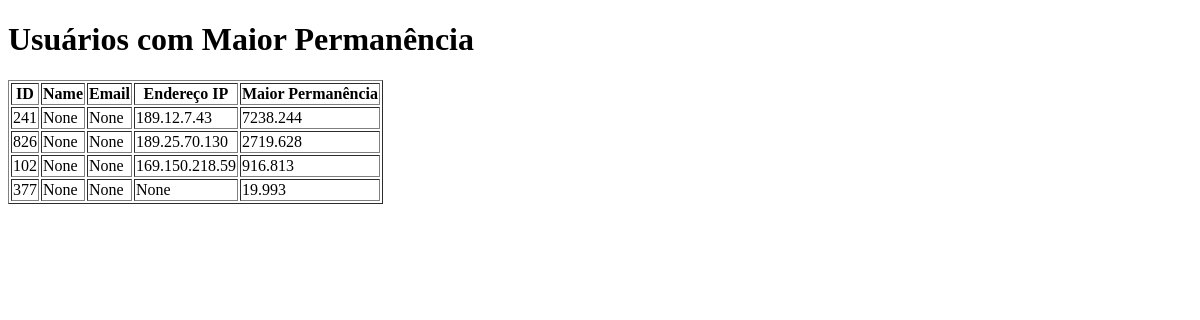
The page /usuarios-mais-tempo on the database as committed earlier.
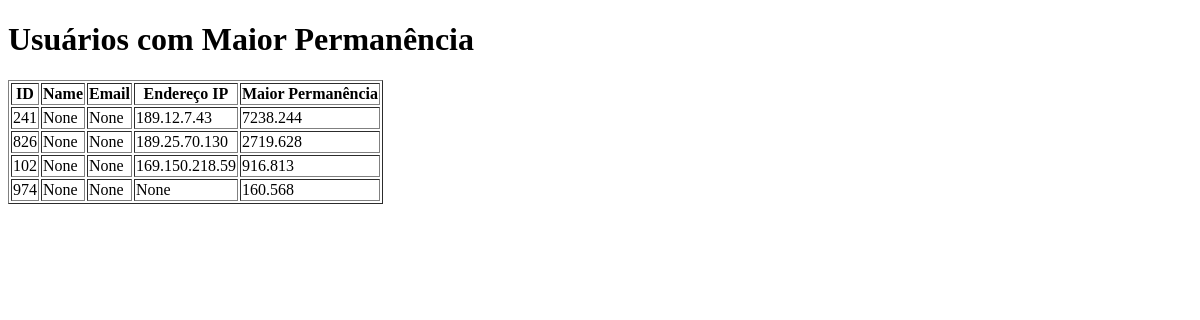
The same page on the database as committed later.
### tables this page shows
CREATE TABLE registros (
            id INTEGER PRIMARY KEY AUTOINCREMENT,
            name TEXT,
            email TEXT,
            password TEXT,
            latitude TEXT,
            longitude TEXT,
            enderecoIP TEXT,
            startTime TEXT,
            navegador TEXT,
            versaoNavegador TEXT,
            sistemaOperacional TEXT,
            tipoDispositivo TEXT,
            referenciaOrigem TEXT,
            idiomaPreferido TEXT,
            tempoPermanencia REAL
        );

### app.py (the view)
@app.route('/usuarios-mais-tempo', methods=['GET'])
def usuarios_mais_tempo():
    conn = sqlite3.connect(os.path.join(basedir, 'dados.db'))
    cursor = conn.cursor()
    query = '''
        SELECT id, name, email, enderecoIP, MAX(tempoPermanencia)
        FROM registros
        GROUP BY enderecoIP
        ORDER BY MAX(tempoPermanencia) DESC
    '''
    cursor.execute(query)
    usuarios = cursor.fetchall()
    conn.close()
    return render_template('usuarios_mais_tempo.html', usuarios=usuarios)

### templates/usuarios_mais_tempo.html (shortened to what this page needs)
<!DOCTYPE html>
<html>
<head>
</head>
<body>
    <h1>Usuários com Maior Permanência</h1>
    <table border="1">
        <tr>
            <th>ID</th>
            <th>Name</th>
            <th>Email</th>
            <th>Endereço IP</th>
            <th>Maior Permanência</th>
        </tr>
        {% for usuario in usuarios %}
            <tr>
                <td>{{ usuario[0] }}</td>
                <td>{{ usuario[1] }}</td>
                <td>{{ usuario[2] }}</td>
                <td>{{ usuario[3] }}</td>
                <td>{{ usuario[4] }}</td>
            </tr>
        {% endfor %}
    </table>
</body>
</html>

Rows that differ between the two databases and show on the page:
no longer on this page (row unchanged): registros: id "377", usuario "None", tempoPermanencia "19.993"
added registros: id "974", usuario "None", tempoPermanencia "160.568"
